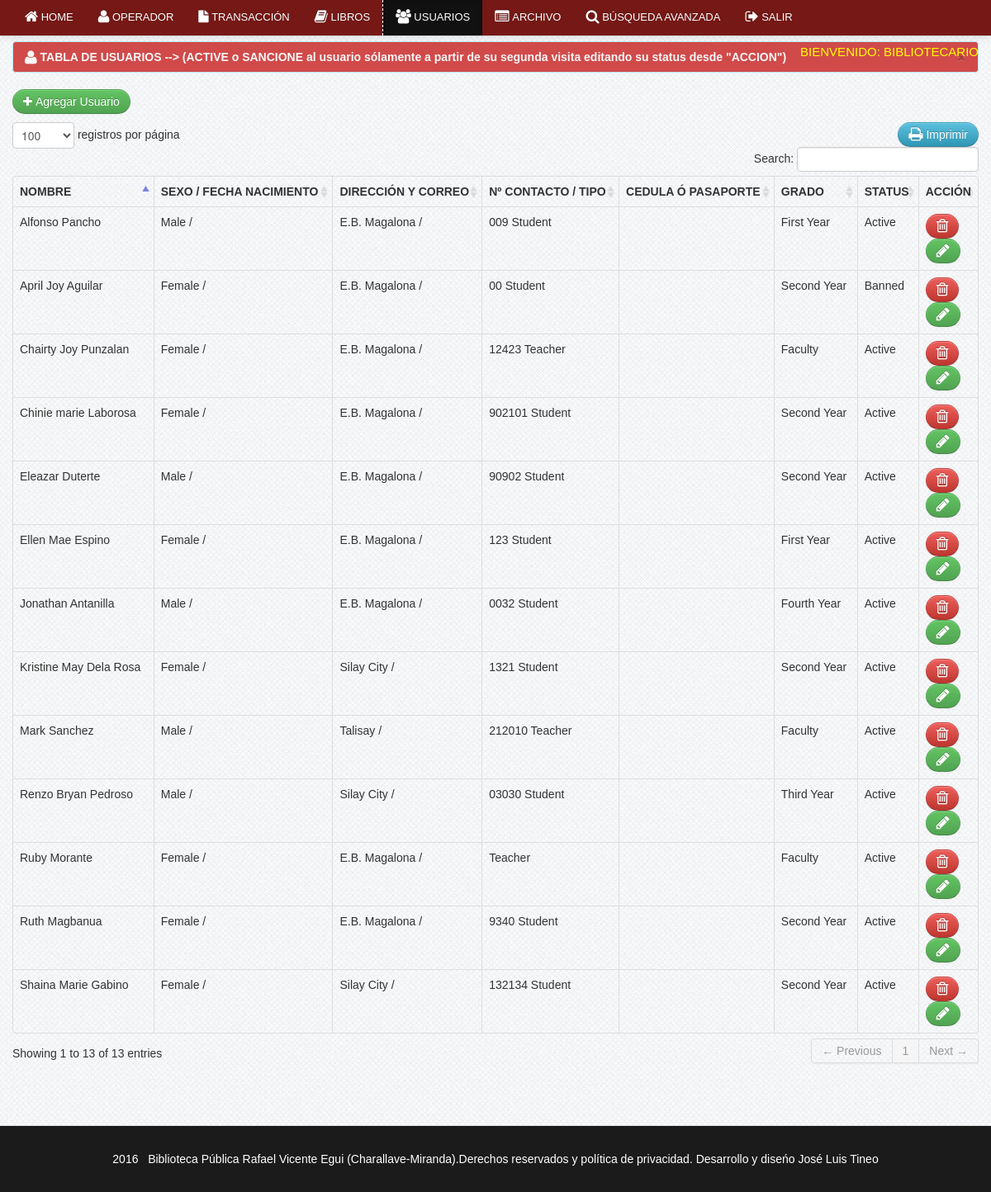
/librarian/member.php (signed in), run on the app's committed database.
### tables this page shows
CREATE TABLE IF NOT EXISTS `member` (
  `member_id` int(11) NOT NULL AUTO_INCREMENT,
  `firstname` varchar(100) NOT NULL,
  `lastname` varchar(100) NOT NULL,
  `gender` varchar(10) NOT NULL,
  `address` varchar(100) NOT NULL,
  `contact` varchar(100) NOT NULL,
  `type` varchar(100) NOT NULL,
  `year_level` varchar(100) NOT NULL,
  `status` varchar(100) NOT NULL,
  PRIMARY KEY (`member_id`)
);

### librarian/member.php (the view, shortened to what this page needs)
<?php include('header.php'); ?>
<?php include('navbar_member.php'); ?>
    <div class="container">
		<div class="margin-top">
			<div class="row">
			<div class="span12">
			   <div class="alert alert-info">
                                    <button type="button" class="close" data-dismiss="alert">&times;</button>
                                    <strong><i class="icon-user icon-large"></i>&nbsp;TABLA DE USUARIOS --> (ACTIVE o SANCIONE al usuario sólamente a partir de su segunda visita editando su status desde "ACCION")</strong>
                                </div>
                            <table cellpadding="0" cellspacing="0" border="0" class="table  table-bordered" id="example">
								<p><a href="add_member.php" class="btn btn-success"><i class="icon-plus"></i>&nbsp;Agregar Usuario</a></p>
							<div class="pull-right">
								<a href="" onclick="window.print()" class="btn btn-info"><i class="icon-print icon-large"></i> Imprimir</a>
								</div>
                                <thead>
                                    <tr>
                                        <th>Nombre</th>
                                        <th>sexo / Fecha Nacimiento</th>
										<th>Dirección y correo</th>
										<th>Nº Contacto / tipo</th>
										<th>cedula ó pasaporte</th>
										<th>Grado</th>
										<th>Status</th>
										<th>Acción</th>
                                    </tr>
                                </thead>
                                <tbody>
                                  <?php  $user_query=mysql_query("select * from member")or die(mysql_error());
									while($row=mysql_fetch_array($user_query)){
									$id=$row['member_id'];  ?>
									<tr class="del<?php echo $id ?>">
                                    <td><?php echo $row['firstname']." ".$row['lastname']; ?></td>
                                    <td><?php echo $row['gender']." /".$row['fecha']; ?> </td>
                                    <td><?php echo $row['address']." / ".$row['email']; ?> </td>
                                    <td><?php echo $row['contact']." ".$row['type']; ?></td>
									<td><?php echo $row['cedula']; ?></td>
									<td><?php echo $row['year_level']; ?></td>
									<td><?php echo $row['status']; ?></td>
                                    <td width="10">
                                        <a rel="tooltip"  title="Borrar" id="<?php echo $id; ?>" href="#delete_student<?php echo $id; ?>" data-toggle="modal"    class="btn btn-danger"><i class="icon-trash icon-large"></i></a>
										<a  rel="tooltip"  title="Editar" id="e<?php echo $id; ?>" href="edit_member.php<?php echo '?id='.$id; ?>" class="btn btn-success"><i class="icon-pencil icon-large"></i></a>
                                    </td>
                                    </tr>
									<?php  }  ?>
                                </tbody>
                            </table>
			</div>
			</div>
		</div>
    </div>
<?php include('../footer.php') ?>

### css/docs.css (style rules this page uses)
body { font-family:'TR Century Gothic',Helvetica,Arial,sans-serif !important; }
.btn { border-radius: 25px !important; }
.alert { text-shadow: none; }
th { text-transform:uppercase; }
.margin-top { margin-top:50px; }
body { background: url(../img/grid_noise.png); position: relative; }

### css/print.css (style rules this page uses)
th { text-align:left; }
td { text-align:left; border-top:1px solid; padding:2px; }
.btn { display:none; }
.alert { display:none; }
body { font-family:arial; font-size:13px; }

### data on the page
member: firstname "Mark", lastname "Sanchez", gender "Male", address "Talisay", contact "212010", type "Teacher", year_level "Faculty", status "Active"
member: firstname "April Joy", lastname "Aguilar", gender "Female", address "E.B. Magalona", contact "00", type "Student", year_level "Second Year", status "Banned"
member: firstname "Alfonso", lastname "Pancho", gender "Male", address "E.B. Magalona", contact "009", type "Student", year_level "First Year", status "Active"
member: firstname "Jonathan", lastname "Antanilla", gender "Male", address "E.B. Magalona", contact "0032", type "Student", year_level "Fourth Year", status "Active"
member: firstname "Renzo Bryan", lastname "Pedroso", gender "Male", address "Silay City", contact "03030", type "Student", year_level "Third Year", status "Active"
member: firstname "Eleazar", lastname "Duterte", gender "Male", address "E.B. Magalona", contact "90902", type "Student", year_level "Second Year", status "Active"
member: firstname "Ellen Mae", lastname "Espino", gender "Female", address "E.B. Magalona", contact "123", type "Student", year_level "First Year", status "Active"
member: firstname "Ruth", lastname "Magbanua", gender "Female", address "E.B. Magalona", contact "9340", type "Student", year_level "Second Year", status "Active"
member: firstname "Shaina Marie", lastname "Gabino", gender "Female", address "Silay City", contact "132134", type "Student", year_level "Second Year", status "Active"
member: firstname "Chairty Joy", lastname "Punzalan", gender "Female", address "E.B. Magalona", contact "12423", type "Teacher", year_level "Faculty", status "Active"
member: firstname "Kristine May", lastname "Dela Rosa", gender "Female", address "Silay City", contact "1321", type "Student", year_level "Second Year", status "Active"
member: firstname "Chinie marie", lastname "Laborosa", gender "Female", address "E.B. Magalona", contact "902101", type "Student", year_level "Second Year", status "Active"
member: firstname "Ruby", lastname "Morante", gender "Female", address "E.B. Magalona", type "Teacher", year_level "Faculty", status "Active"

### other printed values
date ('Y') "2016"
